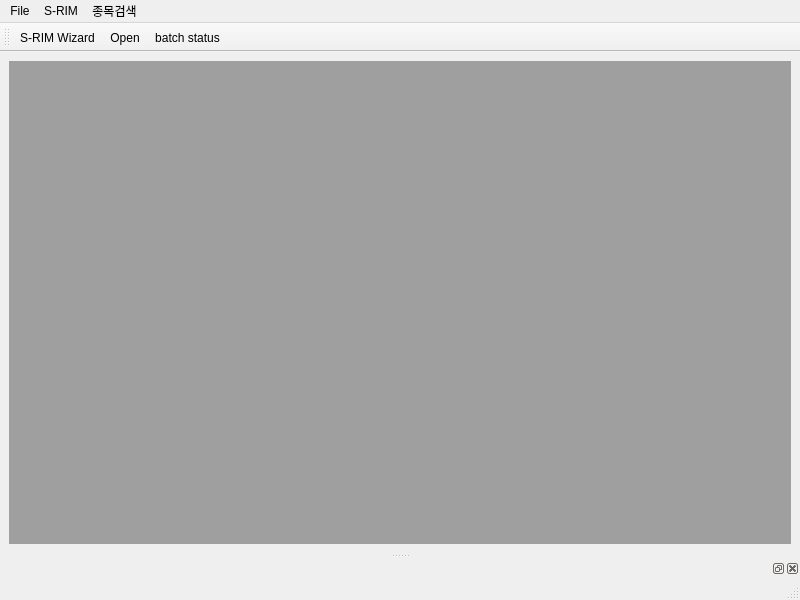
<?xml version="1.0" encoding="UTF-8"?>
<ui version="4.0">
 <class>MainWindow</class>
 <widget class="QMainWindow" name="MainWindow">
  <property name="geometry">
   <rect>
    <x>0</x>
    <y>0</y>
    <width>800</width>
    <height>600</height>
   </rect>
  </property>
  <property name="windowTitle">
   <string>Skogkatt v0.5</string>
  </property>
  <property name="windowIcon">
   <iconset>
    <normaloff>icons/cat_icon_64px.png</normaloff>icons/cat_icon_64px.png</iconset>
  </property>
  <widget class="QWidget" name="centralwidget">
   <layout class="QGridLayout" name="gridLayout">
    <item row="0" column="0">
     <widget class="QMdiArea" name="mdi_area">
      <widget class="QWidget" name="subwindow">
       <property name="windowTitle">
        <string>하위 창</string>
       </property>
       <widget class="QPushButton" name="pushButton">
        <property name="geometry">
         <rect>
          <x>50</x>
          <y>150</y>
          <width>75</width>
          <height>23</height>
         </rect>
        </property>
        <property name="text">
         <string>PushButton</string>
        </property>
       </widget>
      </widget>
     </widget>
    </item>
   </layout>
  </widget>
  <widget class="QMenuBar" name="menubar">
   <property name="geometry">
    <rect>
     <x>0</x>
     <y>0</y>
     <width>800</width>
     <height>21</height>
    </rect>
   </property>
   <widget class="QMenu" name="menuS_RIM">
    <property name="title">
     <string>S-RIM</string>
    </property>
    <addaction name="actionS_RIM_Wizard"/>
   </widget>
   <widget class="QMenu" name="menuFile">
    <property name="minimumSize">
     <size>
      <width>0</width>
      <height>0</height>
     </size>
    </property>
    <property name="baseSize">
     <size>
      <width>0</width>
      <height>0</height>
     </size>
    </property>
    <property name="styleSheet">
     <string notr="true"/>
    </property>
    <property name="title">
     <string>File</string>
    </property>
    <addaction name="action_open"/>
   </widget>
   <widget class="QMenu" name="menu">
    <property name="title">
     <string>종목검색</string>
    </property>
    <addaction name="action_screener"/>
   </widget>
   <addaction name="menuFile"/>
   <addaction name="menuS_RIM"/>
   <addaction name="menu"/>
  </widget>
  <widget class="QStatusBar" name="statusbar"/>
  <widget class="QToolBar" name="toolBar">
   <property name="windowTitle">
    <string>toolBar</string>
   </property>
   <property name="iconSize">
    <size>
     <width>30</width>
     <height>30</height>
    </size>
   </property>
   <attribute name="toolBarArea">
    <enum>TopToolBarArea</enum>
   </attribute>
   <attribute name="toolBarBreak">
    <bool>false</bool>
   </attribute>
   <addaction name="actionS_RIM_Wizard"/>
   <addaction name="action_open"/>
   <addaction name="action_batch_status"/>
  </widget>
  <widget class="QDockWidget" name="dock_widget">
   <attribute name="dockWidgetArea">
    <number>8</number>
   </attribute>
   <widget class="QWidget" name="dockWidgetContents"/>
  </widget>
  <action name="actionS_RIM_Wizard">
   <property name="icon">
    <iconset resource="res.qrc">
     <normaloff>:/icon/icons/iconfinder_bar_chart_2208352.png</normaloff>:/icon/icons/iconfinder_bar_chart_2208352.png</iconset>
   </property>
   <property name="text">
    <string>S-RIM Wizard</string>
   </property>
  </action>
  <action name="action_open">
   <property name="icon">
    <iconset>
     <normalon>:/icon/icons/folder_storage_icon_64px.png</normalon>
    </iconset>
   </property>
   <property name="text">
    <string>Open</string>
   </property>
   <property name="shortcut">
    <string>Ctrl+O</string>
   </property>
  </action>
  <action name="action_batch_status">
   <property name="icon">
    <iconset resource="res.qrc">
     <normaloff>:/icon/icons/board_icon_64px.png</normaloff>:/icon/icons/board_icon_64px.png</iconset>
   </property>
   <property name="text">
    <string>batch status</string>
   </property>
   <property name="toolTip">
    <string>Job Status</string>
   </property>
   <property name="shortcut">
    <string>Ctrl+B</string>
   </property>
  </action>
  <action name="action_screener">
   <property name="text">
    <string>종목검색</string>
   </property>
  </action>
 </widget>
 <resources>
  <include location="res.qrc"/>
 </resources>
 <connections/>
</ui>
